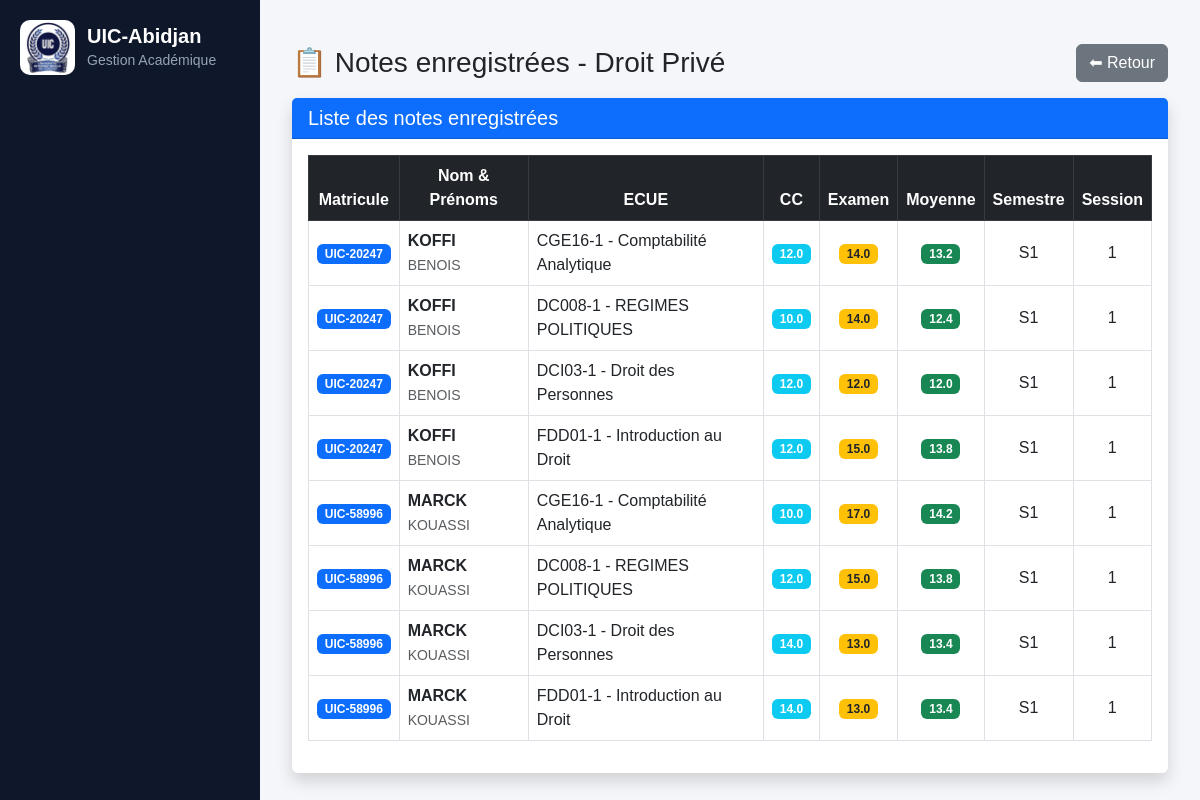
Page /lmd/droit-prive/notes/detail/ on the earlier database version.
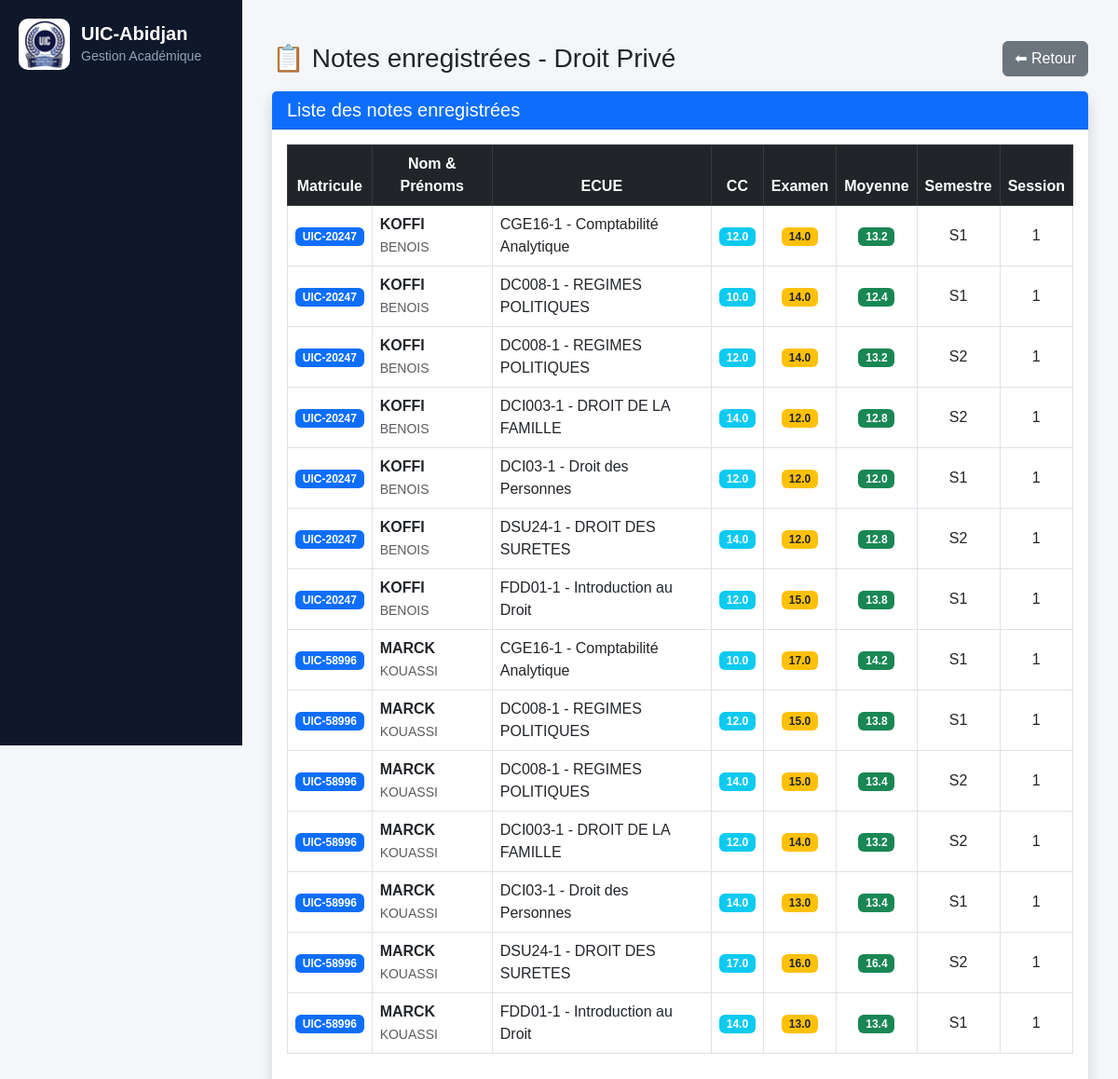
Same page on the later database version.
### lmd/models.py (models this page shows, shortened)
class NoteLMD(models.Model):
    SESSION_CHOICES = (
        ("1", "Session 1"),
        ("2", "Session 2 (Rattrapage)"),
    )
    SEMESTRE_CHOICES = (
        ("S1", "Semestre 1"),
        ("S2", "Semestre 2"),
        ("S3", "Semestre 3"),
        ("S4", "Semestre 4"),
        ("S5", "Semestre 5"),
        ("S6", "Semestre 6"),
    )
    etudiant = models.ForeignKey(
        "EtudiantLMD",
        on_delete=models.CASCADE,
        related_name="notes_lmd"
    )
    ecue = models.ForeignKey(
        "ECUE",
        on_delete=models.CASCADE,
        related_name="notes"
    )
    semestre = models.CharField(
        max_length=2,
        choices=SEMESTRE_CHOICES,
        default="S1"
    )
    session = models.CharField(
        max_length=1,
        choices=SESSION_CHOICES,
        default="1"
    )
    cc = models.FloatField(
        default=0
    )
    examen = models.FloatField(
        default=0
    )
    moyenne = models.FloatField(
        blank=True,
        null=True,
        editable=False
    )
    class Meta:
        constraints = [
            models.UniqueConstraint(
                fields=[
                    "etudiant",
                    "ecue",
                    "semestre",
                    "session"
                ],
                name="unique_note_par_session"
            )
        ]

class EtudiantLMD(models.Model):
    user = models.OneToOneField(
        User,
        on_delete=models.CASCADE,
        null=True,
        blank=True,
        related_name="etudiant_lmd"
    )
    matricule = models.CharField(
        max_length=50,
        unique=True,
        db_index=True
    )
    nom = models.CharField(
        max_length=100,
        db_index=True
    )
    prenoms = models.CharField(
        max_length=150
    )
    sexe = models.CharField(
        max_length=1,
        choices=(
            ('M', 'Masculin'),
            ('F', 'Féminin'),
        )
    )
    STATUTS = [
        ("AF", "Affecté"),
        ("NF", "Non Affecté"),
    ]
    statut = models.CharField(
        max_length=2,
        choices=STATUTS,
        default="NF"
    )
    date_naissance = models.DateField(
        null=True,
        blank=True
    )
    lieu_naissance = models.CharField(
        max_length=100,
        blank=True,
        null=True
    )
    telephone = models.CharField(
        max_length=30,
        blank=True
    )
    email = models.EmailField(
        blank=True
    )
    NIVEAUX = [
        ("L1", "Licence 1"),
        ("L2", "Licence 2"),
        ("L3", "Licence 3"),
        ("M1", "Master 1"),
        ("M2", "Master 2"),
        ("DOC", "Doctorat"),
    ]
    niveau = models.CharField(
        max_length=10,
        choices=NIVEAUX,
        db_index=True
    )
    filiere = models.ForeignKey(
        "FiliereLMD",
        on_delete=models.CASCADE,
        related_name="etudiants"
    )
    annee_academique = models.CharField(
        max_length=20,
        db_index=True
    )
    date_inscription = models.DateTimeField(
        auto_now_add=True
    )
    actif = models.BooleanField(
        default=True
    )
    class Meta:
        ordering = [
            "nom",
            "prenoms"
        ]
        constraints = [
            models.UniqueConstraint(
                fields=[
                    "matricule",
                    "annee_academique"
                ],
                name="unique_etudiant_annee"
            )
        ]

class ECUE(models.Model):
    ue = models.ForeignKey(
        UE,
        on_delete=models.CASCADE,
        related_name="ecues"
    )
    code = models.CharField(max_length=20)
    libelle = models.CharField(max_length=200)
    coefficient = models.IntegerField(default=1)
    credit = models.IntegerField(default=1)
    ordre = models.IntegerField(default=1)
    semestre = models.CharField(
        max_length=5,
        choices=[
            ("S1", "Semestre 1"),
            ("S2", "Semestre 2"),
        ],
        default="S1"
    )

### lmd/views.py (the view)
# urls.py: path("droit-prive/notes/detail/",views.droit_prive_notes_detail,name="droit_prive_notes_detail"),
def droit_prive_notes_detail(request):
    filiere = get_object_or_404(
        FiliereLMD,
        libelle="Droit Privé"
    )
    niveau = request.GET.get(
        "niveau",
        "L1"
    )
    semestre = request.GET.get(
        "semestre",
        "S1"
    )
    notes = (
        NoteLMD.objects
        .filter(
            etudiant__filiere=filiere,
            etudiant__niveau=niveau,
            ecue__semestre=semestre
        )
        .select_related(
            "etudiant",
            "ecue"
        )
        .order_by(
            "etudiant__nom",
            "ecue__code"
        )
    )
    return render(
        request,
         "lmd/l3/droit/detail_notes.html",
        {
            "notes":notes,
            "niveau":niveau,
            "semestre":semestre,
        }
    )

### lmd/templates/lmd/l3/droit/detail_notes.html (shortened to what this page needs)
{% extends "base.html" %}
{% block content %}
<div class="container mt-4">
    <div class="d-flex justify-content-between align-items-center mb-3">
        <h3 class="mb-0">
            📋 Notes enregistrées - Droit Privé
        </h3>
        <a href="{% url 'l3_droit_notes' %}" class="btn btn-secondary">
            ⬅ Retour
        </a>
    </div>
    <div class="card shadow border-0">
        <div class="card-header bg-primary text-white">
            <h5 class="mb-0">
                Liste des notes enregistrées
            </h5>
        </div>
        <div class="card-body">
            <div class="table-responsive">
                <table class="table table-bordered table-hover align-middle">
                    <thead class="table-dark text-center">
                        <tr>
                            <th>Matricule</th>
                            <th>Nom & Prénoms</th>
                            <th>ECUE</th>
                            <th>CC</th>
                            <th>Examen</th>
                            <th>Moyenne</th>
                            <th>Semestre</th>
                            <th>Session</th>
                        </tr>
                    </thead>
                    <tbody>
                        {% for note in notes %}
                        <tr>
                            <td class="text-center">
                                <span class="badge bg-primary">
                                    {{ note.etudiant.matricule }}
                                </span>
                            </td>
                            <td>
                                <strong>{{ note.etudiant.nom }}</strong><br>
                                <small class="text-muted">
                                    {{ note.etudiant.prenoms }}
                                </small>
                            </td>
                            <td>
                                {{ note.ecue.code }} - {{ note.ecue.libelle }}
                            </td>
                            <td class="text-center">
                                <span class="badge bg-info">
                                    {{ note.cc }}
                                </span>
                            </td>
                            <td class="text-center">
                                <span class="badge bg-warning text-dark">
                                    {{ note.examen }}
                                </span>
                            </td>
                            <td class="text-center">
                                {% if note.moyenne >= 10 %}
                                    <span class="badge bg-success">
                                        {{ note.moyenne }}
                                    </span>
                                {% else %}
                                    <span class="badge bg-danger">
                                        {{ note.moyenne }}
                                    </span>
                                {% endif %}
                            </td>
                            <td class="text-center">
                                {{ note.semestre }}
                            </td>
                            <td class="text-center">
                                {{ note.session }}
                            </td>
                        </tr>
                        {% endfor %}
                    </tbody>
                </table>
            </div>
        </div>
    </div>
</div>
{% endblock %}

### core/templates/base.html (shortened to what this page needs)
<!DOCTYPE html>
<html lang="fr">
<head>
    <link href="https://cdn.jsdelivr.net/npm/bootstrap@5.3.0/dist/css/bootstrap.min.css" rel="stylesheet">
    <link rel="stylesheet" href="https://cdn.jsdelivr.net/npm/bootstrap-icons@1.11.3/font/bootstrap-icons.min.css">
    <link href="https://cdn.jsdelivr.net/npm/bootstrap-icons@1.11.3/font/bootstrap-icons.css" rel="stylesheet">
</head>
<body>
    {% include "sidebar.html" %}
    <div class="main-content">
        {% block content %}
        {% endblock %}
    </div>
</body>
</html>

### core/templates/sidebar.html (shortened to what this page needs)
{% load static %}
<div class="sidebar">
    <div class="sidebar-brand">
        <img
            src="{% static 'logo.jpeg' %}"
            class="logo-sidebar"
            alt="UIC"
        >
        <div>
            <h5>UIC-Abidjan</h5>
            <small>Gestion Académique</small>
        </div>
    </div>
</div>

### core/templates/base.html (style rules this page uses)
body { margin: 0; font-family: Arial, sans-serif; background: #f4f6f9; }
.sidebar { width: 260px; height: 100vh; position: fixed; top: 0; left: 0; background: #1e293b; color: white; overflow-y: auto; }
.main-content { margin-left: 260px; padding: 20px; }
.sidebar { width: 260px; min-height: 100vh; background: #0f172a; color: white; padding: 20px; }
.sidebar-brand { display: flex; align-items: center; gap: 12px; margin-bottom: 30px; }
.logo-sidebar { width: 55px; height: 55px; object-fit: contain; border-radius: 10px; }
.sidebar-brand h5 { margin: 0; font-weight: bold; }
.sidebar-brand small { color: #94a3b8; }

Differences in the rows shown:
added NoteLMD: etudiant.matricule "UIC-20247", etudiant.nom "KOFFI", etudiant.prenoms "BENOIS", ecue.code "DC008-1", ecue.libelle "REGIMES POLITIQUES", cc "12.0", examen "14.0", moyenne "13.2", semestre "S2", session "1"
added NoteLMD: etudiant.matricule "UIC-20247", etudiant.nom "KOFFI", etudiant.prenoms "BENOIS", ecue.code "DCI003-1", ecue.libelle "DROIT DE LA FAMILLE", cc "14.0", examen "12.0", moyenne "12.8", semestre "S2", session "1"
added NoteLMD: etudiant.matricule "UIC-20247", etudiant.nom "KOFFI", etudiant.prenoms "BENOIS", ecue.code "DSU24-1", ecue.libelle "DROIT DES SURETES", cc "14.0", examen "12.0", moyenne "12.8", semestre "S2", session "1"
added NoteLMD: etudiant.matricule "UIC-58996", etudiant.nom "MARCK", etudiant.prenoms "KOUASSI", ecue.code "DC008-1", ecue.libelle "REGIMES POLITIQUES", cc "14.0", examen "15.0", moyenne "13.4", semestre "S2", session "1"
added NoteLMD: etudiant.matricule "UIC-58996", etudiant.nom "MARCK", etudiant.prenoms "KOUASSI", ecue.code "DCI003-1", ecue.libelle "DROIT DE LA FAMILLE", cc "12.0", examen "14.0", moyenne "13.2", semestre "S2", session "1"
added NoteLMD: etudiant.matricule "UIC-58996", etudiant.nom "MARCK", etudiant.prenoms "KOUASSI", ecue.code "DSU24-1", ecue.libelle "DROIT DES SURETES", cc "17.0", examen "16.0", moyenne "16.4", semestre "S2", session "1"
